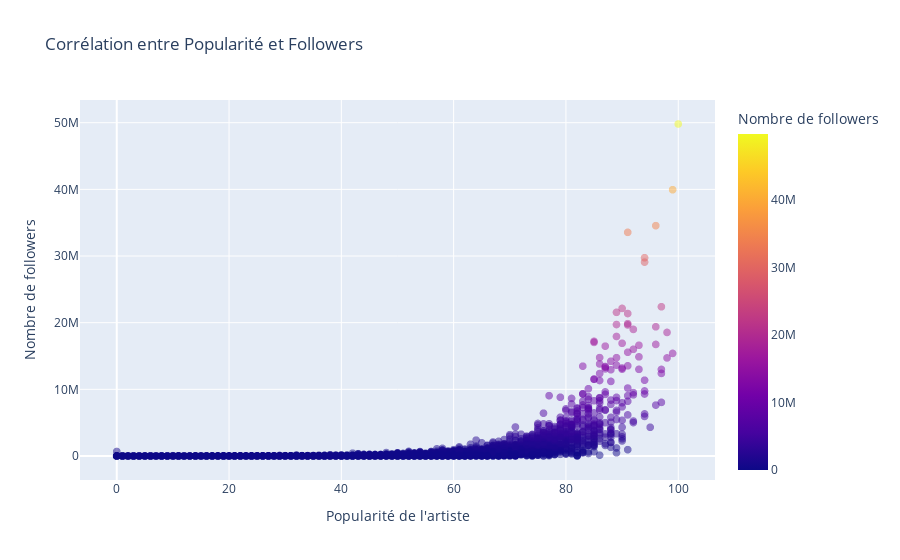

Notebook code cell kept with this figure:
### Code cell
import pandas as pd
import plotly.express as px

# Lecture du fichier CSV des artistes
df_artists = pd.read_csv("musicoset/artists.csv", sep="\t")

# Assurez-vous que les colonnes popularity et followers sont de type numérique
df_artists['popularity'] = pd.to_numeric(df_artists['popularity'], errors='coerce')
df_artists['followers'] = pd.to_numeric(df_artists['followers'], errors='coerce')

# Créer un nuage de points interactif avec Plotly
fig = px.scatter(df_artists, x='popularity', y='followers', color='followers',
                 title='Corrélation entre Popularité et Followers',
                 labels={'popularity': 'Popularité de l\'artiste', 'followers': 'Nombre de followers'})

# Ajouter une échelle de couleur basée sur le nombre de followers
fig.update_traces(marker=dict(size=8, opacity=0.5))
fig.show()

### Figure 1 — Plotly figure (JSON) as saved in the notebook; plotly's stock layout.template omitted (floating-point values rounded to 4 significant figures; data arrays with more than 128 entries replaced by an {"elided": "..."} marker saying what was removed)
{"data": [{"hovertemplate": "Popularité de l'artiste=%{x}<br>Nombre de followers=%{marker.color}<extra></extra>", "legendgroup": "", "marker": {"color": {"elided": "11518 int values"}, "coloraxis": "coloraxis", "opacity": 0.5, "size": 8, "symbol": "circle"}, "mode": "markers", "name": "", "showlegend": false, "type": "scattergl", "x": {"elided": "11518 int values"}, "xaxis": "x", "y": {"elided": "11518 int values"}, "yaxis": "y"}], "layout": {"coloraxis": {"colorbar": {"title": {"text": "Nombre de followers"}}, "colorscale": [[0, "#0d0887"], [0.1111, "#46039f"], [0.2222, "#7201a8"], [0.3333, "#9c179e"], [0.4444, "#bd3786"], [0.5556, "#d8576b"], [0.6667, "#ed7953"], [0.7778, "#fb9f3a"], [0.8889, "#fdca26"], [1, "#f0f921"]]}, "legend": {"tracegroupgap": 0}, "title": {"text": "Corrélation entre Popularité et Followers"}, "xaxis": {"anchor": "y", "domain": [0, 1], "title": {"text": "Popularité de l'artiste"}}, "yaxis": {"anchor": "x", "domain": [0, 1], "title": {"text": "Nombre de followers"}}}}
